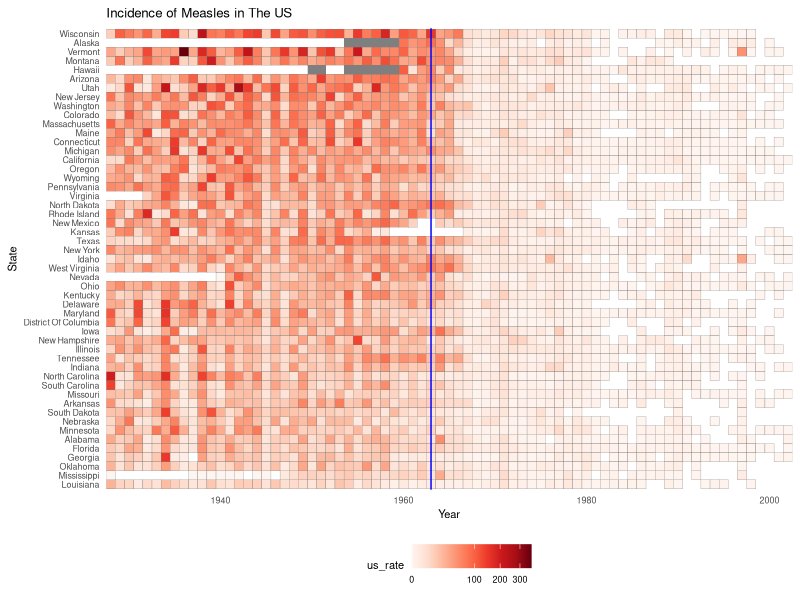

Reproduce this figure in R.
## ---- chunk 1
library(tidyverse)
library(dslabs)
library(ggplot2)
## ---- chunk 2
## use this color pallete
reds <- RColorBrewer::brewer.pal(9, "Reds")

us_contagious_diseases %>%
  filter(disease == "Measles" & weeks_reporting > 0) %>%
  mutate(us_rate = count / population * 10000 * 52 / weeks_reporting) %>%
   mutate(state = reorder(state, ifelse(year <= 1963, us_rate, NA), 
                         median, na.rm = TRUE)) %>%
 ggplot(aes(year, state, fill = us_rate)) +
  geom_tile(color = "grey50") +
  scale_x_continuous(expand = c(0,0)) +
  scale_fill_gradientn(colors = reds, trans = "sqrt") +
  geom_vline(xintercept = 1963, col = "blue") +
  theme_minimal() +  
  theme(panel.grid = element_blank(), 
        legend.position = "bottom", 
        text = element_text(size = 8)) +
  labs(title = "Incidence of Measles in The US", x = "Year", y = "State")
## ---- chunk 3
#| echo: false
2 * 2
